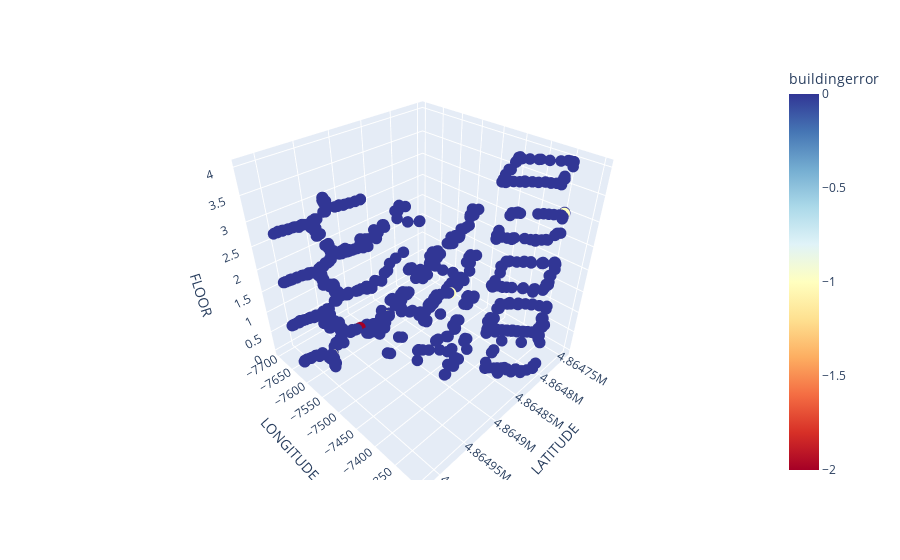

The cell this chart's notebook holds for it:
### Code cell
graph = px.scatter_3d(erroranalysis, x = 'LATITUDE', y = 'LONGITUDE', z = 'FLOOR', color='buildingerror', 
                      color_continuous_scale=px.colors.diverging.RdYlBu)
graph.update_traces(marker = dict(size = 4))

### Figure 1 — Plotly figure (JSON) as saved in the notebook; plotly's stock layout.template omitted (floating-point values rounded to 4 significant figures; data arrays with more than 128 entries replaced by an {"elided": "..."} marker saying what was removed)
{"data": [{"hoverlabel": {"namelength": 0}, "hovertemplate": "LATITUDE=%{x}<br>LONGITUDE=%{y}<br>FLOOR=%{z}<br>buildingerror=%{marker.color}", "legendgroup": "", "marker": {"color": {"elided": "5262 int values"}, "coloraxis": "coloraxis", "size": 4, "symbol": "circle"}, "mode": "markers", "name": "", "scene": "scene", "showlegend": false, "type": "scatter3d", "x": {"elided": "5262 float values"}, "y": {"elided": "5262 float values"}, "z": {"elided": "5262 int values"}}], "layout": {"coloraxis": {"colorbar": {"title": {"text": "buildingerror"}}, "colorscale": [[0, "rgb(165,0,38)"], [0.1, "rgb(215,48,39)"], [0.2, "rgb(244,109,67)"], [0.3, "rgb(253,174,97)"], [0.4, "rgb(254,224,144)"], [0.5, "rgb(255,255,191)"], [0.6, "rgb(224,243,248)"], [0.7, "rgb(171,217,233)"], [0.8, "rgb(116,173,209)"], [0.9, "rgb(69,117,180)"], [1, "rgb(49,54,149)"]]}, "legend": {"tracegroupgap": 0}, "margin": {"t": 60}, "scene": {"domain": {"x": [0, 1], "y": [0, 1]}, "xaxis": {"title": {"text": "LATITUDE"}}, "yaxis": {"title": {"text": "LONGITUDE"}}, "zaxis": {"title": {"text": "FLOOR"}}}}}
